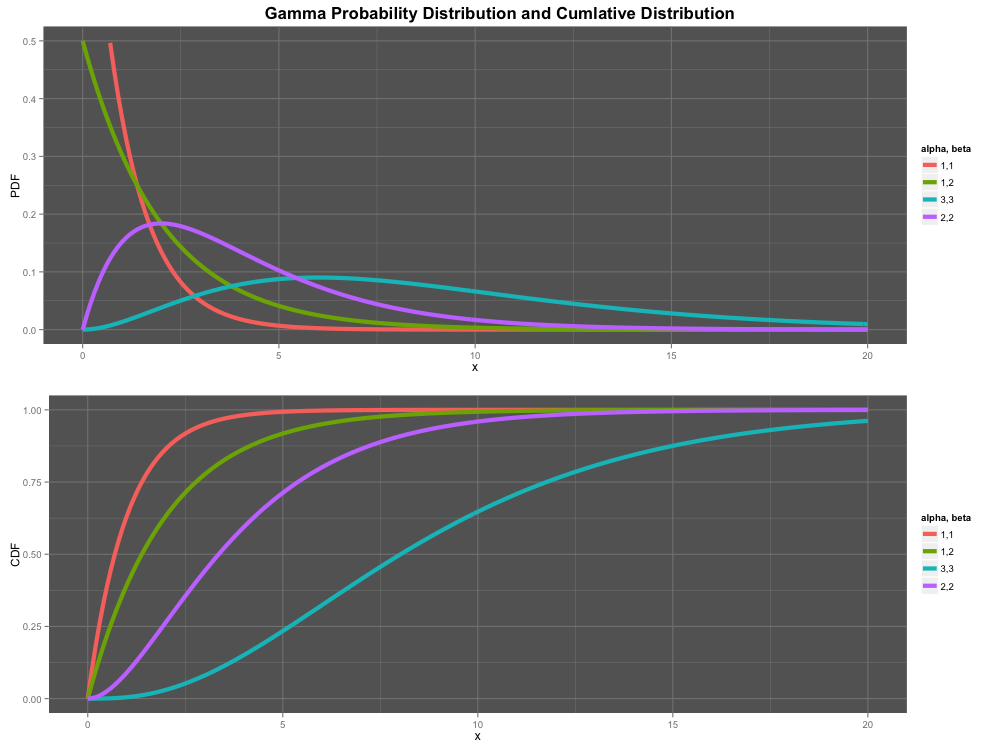

Reproduce this figure in R.
#!/usr/bin/env Rscript
library(ggplot2)
library(gridExtra)
library(reshape2)
bg <- "#646464"
gr <- "#858585"

points <- seq(0,20,0.1)
X <- data.frame(x=points, 
    one=dgamma(points, shape=1, scale=1), 
    two=dgamma(points,shape=1, scale=2), 
    three=dgamma(points, shape=3, scale=3), 
    four=dgamma(points, shape=2, scale=2) )
Z <- data.frame(x=points,
    one=pgamma(points, shape=1, scale=1),
    two=pgamma(points,shape=1, scale=2),
    three=pgamma(points, shape=3, scale=3),
    four=pgamma(points, shape=2, scale=2) )

Y <- melt(X, id="x")
Y$variable <- factor(Y$variable, labels=c("1,1", "1,2", "3,3", "2,2"))
W <- melt(Z, id="x")
W$variable <- factor(W$variable, labels=c("1,1", "1,2", "3,3", "2,2"))

lab <- paste(sep="", expression(alpha), ", ", expression(beta))
p<- ggplot(data=Y) +
    geom_line(aes(x,value, color=variable), size=2) + 
    scale_y_continuous(limit=c(0,0.5)) +
    ylab("PDF") +
    scale_color_hue(name=lab) +
    theme(
                panel.background = element_rect(fill = bg),
                panel.grid.major = element_line(colour = gr),
                panel.grid.minor = element_line(colour = gr)
    )

p1<- ggplot(data=W) +
    geom_line(aes(x,value, color=variable), size=2) + 
    scale_y_continuous(limit=c(0,1.0)) +
    ylab("CDF") + 
    scale_color_hue(name=lab) +
    theme(
                panel.background = element_rect(fill = bg),
                panel.grid.major = element_line(colour = gr),
                panel.grid.minor = element_line(colour = gr)
    )

# Great lookikng in beamer
pdf("gammadist.pdf")
    grid.arrange(p,p1,ncol = 1)
dev.off()

# High res looks like crap in beamer and fonts far too small at this res
png(filename = "./gammadist.png", width = 1000, height = 750, units = 'px')
print(grid.arrange(p,p1,ncol = 1,
    main=textGrob("Gamma Probability Distribution and Cumlative Distribution", vjust=1, gp=gpar(fontface = "bold", cex=1.4))))
dev.off()

